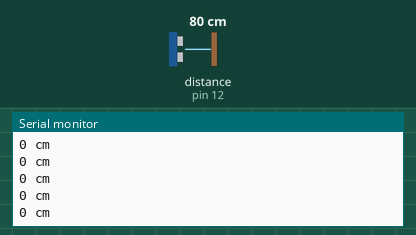
Simulated run of this sketch. Board: Arduino Uno, built with avr-gcc and run on an emulated ATmega328P. On the bench: the last lines printed to the serial monitor. The test bench sets the inputs (shaded band); at power-on: distance to the obstacle (sensor on pin 12) 80 cm. The echo pulse lasts 58.3 µs per cm.

Above: at 1.2 s.
1.3 s: distance to the obstacle (sensor on pin 12) set to 4 cm
At 1.36 s:
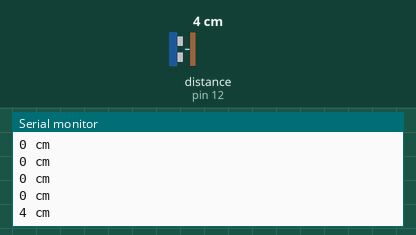
4.3 s: distance to the obstacle (sensor on pin 12) set to 2 cm
At 4.31 s:
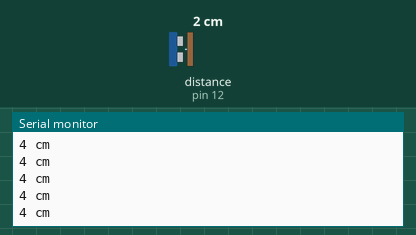
Timing chart, 0 to 7.3 s (numbered marks = the images above; inputs shaded):
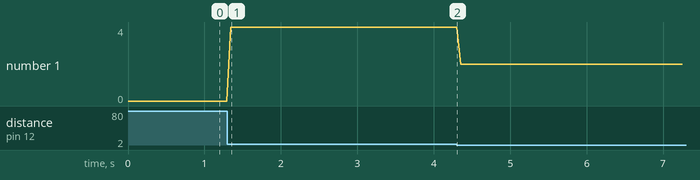

The sketch:

newsonartest.ino
```cpp
#include <NewPing.h>

#define trigPin 13
#define echoPin 12
#define led 11
#define led2 10
#define maxDist 50 // cm

NewPing sonar(trigPin, echoPin, maxDist);

void setup() {
  Serial.begin (9600);
}

void loop() {
  int distance = sonar.ping_cm();
  Serial.print(distance);
  Serial.println(" cm");
  delay(50);
}
```

Measured:
- after the input at 1.3 s, the serial monitor: prints a new line at once (image 1)
- plotted number 1: 0 → 4 after the input at 1.3 s, 4 → 2 after the input at 4.3 s
